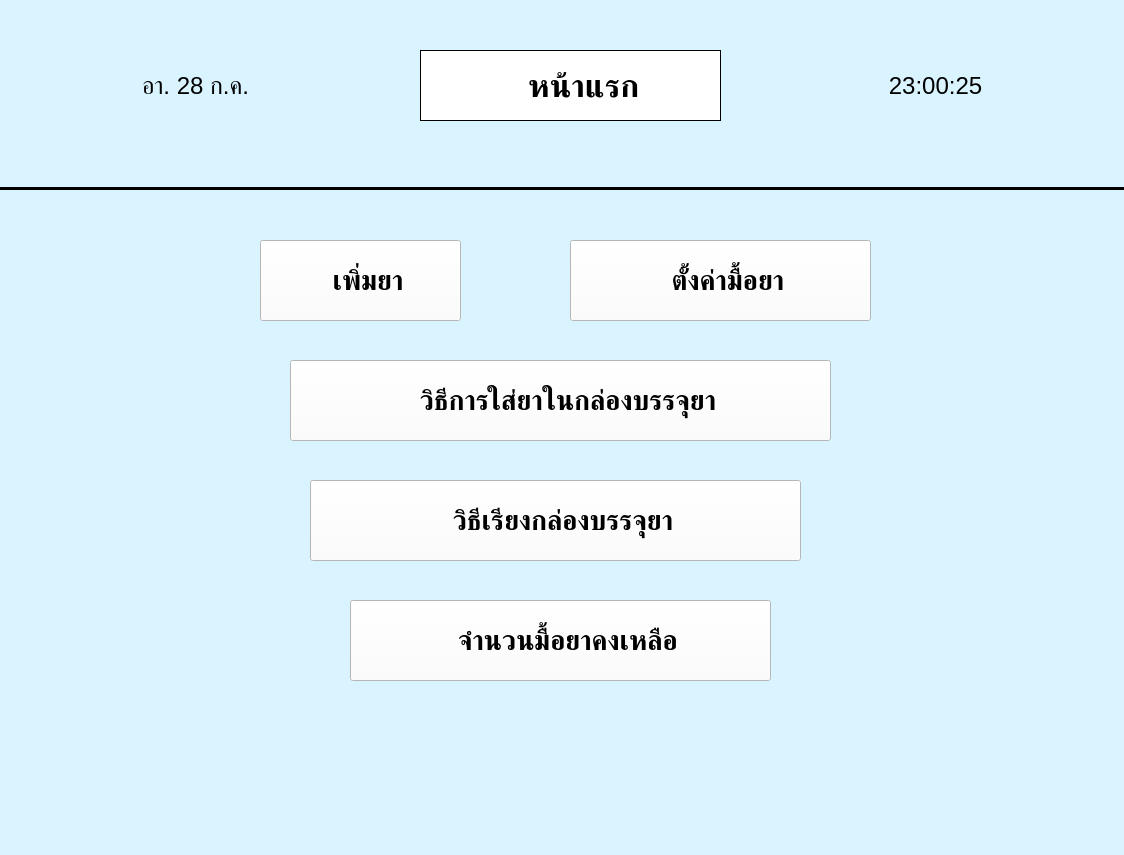
<?xml version="1.0" encoding="UTF-8"?>
<ui version="4.0">
 <class>Medicine_App</class>
 <widget class="QMainWindow" name="Medicine_App">
  <property name="enabled">
   <bool>true</bool>
  </property>
  <property name="geometry">
   <rect>
    <x>0</x>
    <y>0</y>
    <width>1124</width>
    <height>855</height>
   </rect>
  </property>
  <property name="windowTitle">
   <string>หน้าแรก</string>
  </property>
  <property name="windowIcon">
   <iconset resource="../Resources/resources.qrc">
    <normaloff>:/icons/home_icon.png</normaloff>:/icons/home_icon.png</iconset>
  </property>
  <property name="styleSheet">
   <string notr="true">background-color: rgb(217, 244, 255)</string>
  </property>
  <property name="iconSize">
   <size>
    <width>40</width>
    <height>40</height>
   </size>
  </property>
  <widget class="QWidget" name="Home_Page">
   <widget class="QPushButton" name="addDrug_pushButton">
    <property name="geometry">
     <rect>
      <x>260</x>
      <y>240</y>
      <width>201</width>
      <height>81</height>
     </rect>
    </property>
    <property name="font">
     <font>
      <pointsize>20</pointsize>
      <weight>75</weight>
      <bold>true</bold>
     </font>
    </property>
    <property name="styleSheet">
     <string notr="true">background-color: rgb(255, 255, 255);
border-color: rgb(0, 0, 0);</string>
    </property>
    <property name="text">
     <string>  เพิ่มยา</string>
    </property>
    <property name="icon">
     <iconset resource="../Resources/resources.qrc">
      <normaloff>:/icons/drug_icon.png</normaloff>:/icons/drug_icon.png</iconset>
    </property>
    <property name="iconSize">
     <size>
      <width>40</width>
      <height>40</height>
     </size>
    </property>
    <property name="autoDefault">
     <bool>false</bool>
    </property>
    <property name="default">
     <bool>false</bool>
    </property>
    <property name="flat">
     <bool>false</bool>
    </property>
   </widget>
   <widget class="QLabel" name="home_label">
    <property name="geometry">
     <rect>
      <x>420</x>
      <y>50</y>
      <width>301</width>
      <height>71</height>
     </rect>
    </property>
    <property name="font">
     <font>
      <pointsize>24</pointsize>
      <weight>75</weight>
      <bold>true</bold>
     </font>
    </property>
    <property name="styleSheet">
     <string notr="true">background-color: rgb(255, 255, 255);</string>
    </property>
    <property name="frameShape">
     <enum>QFrame::Box</enum>
    </property>
    <property name="lineWidth">
     <number>1</number>
    </property>
    <property name="text">
     <string>   หน้าแรก</string>
    </property>
    <property name="textFormat">
     <enum>Qt::AutoText</enum>
    </property>
    <property name="scaledContents">
     <bool>false</bool>
    </property>
    <property name="alignment">
     <set>Qt::AlignCenter</set>
    </property>
    <property name="wordWrap">
     <bool>true</bool>
    </property>
   </widget>
   <widget class="Line" name="line">
    <property name="geometry">
     <rect>
      <x>-20</x>
      <y>180</y>
      <width>1201</width>
      <height>16</height>
     </rect>
    </property>
    <property name="frameShadow">
     <enum>QFrame::Plain</enum>
    </property>
    <property name="lineWidth">
     <number>3</number>
    </property>
    <property name="orientation">
     <enum>Qt::Horizontal</enum>
    </property>
   </widget>
   <widget class="QPushButton" name="setting_pushButton">
    <property name="geometry">
     <rect>
      <x>570</x>
      <y>240</y>
      <width>301</width>
      <height>81</height>
     </rect>
    </property>
    <property name="font">
     <font>
      <pointsize>20</pointsize>
      <weight>75</weight>
      <bold>true</bold>
     </font>
    </property>
    <property name="styleSheet">
     <string notr="true">background-color: rgb(255, 255, 255);
border-color: rgb(0, 0, 0);</string>
    </property>
    <property name="text">
     <string>  ตั้งค่ามื้อยา</string>
    </property>
    <property name="icon">
     <iconset resource="../Resources/resources.qrc">
      <normaloff>:/icons/setting_icon.png</normaloff>:/icons/setting_icon.png</iconset>
    </property>
    <property name="iconSize">
     <size>
      <width>40</width>
      <height>40</height>
     </size>
    </property>
    <property name="autoDefault">
     <bool>false</bool>
    </property>
    <property name="default">
     <bool>false</bool>
    </property>
    <property name="flat">
     <bool>false</bool>
    </property>
   </widget>
   <widget class="QPushButton" name="putDrug_pushButton">
    <property name="geometry">
     <rect>
      <x>290</x>
      <y>360</y>
      <width>541</width>
      <height>81</height>
     </rect>
    </property>
    <property name="font">
     <font>
      <pointsize>20</pointsize>
      <weight>75</weight>
      <bold>true</bold>
     </font>
    </property>
    <property name="styleSheet">
     <string notr="true">background-color: rgb(255, 255, 255);
border-color: rgb(0, 0, 0);</string>
    </property>
    <property name="text">
     <string>  วิธีการใส่ยาในกล่องบรรจุยา</string>
    </property>
    <property name="icon">
     <iconset resource="../Resources/resources.qrc">
      <normaloff>:/icons/istockphoto-1263011147-170667a.jpg</normaloff>:/icons/istockphoto-1263011147-170667a.jpg</iconset>
    </property>
    <property name="iconSize">
     <size>
      <width>50</width>
      <height>50</height>
     </size>
    </property>
    <property name="autoDefault">
     <bool>false</bool>
    </property>
    <property name="default">
     <bool>false</bool>
    </property>
    <property name="flat">
     <bool>false</bool>
    </property>
   </widget>
   <widget class="QPushButton" name="alignment_pushButton">
    <property name="geometry">
     <rect>
      <x>310</x>
      <y>480</y>
      <width>491</width>
      <height>81</height>
     </rect>
    </property>
    <property name="font">
     <font>
      <pointsize>20</pointsize>
      <weight>75</weight>
      <bold>true</bold>
     </font>
    </property>
    <property name="styleSheet">
     <string notr="true">background-color: rgb(255, 255, 255);
border-color: rgb(0, 0, 0);</string>
    </property>
    <property name="text">
     <string>  วิธีเรียงกล่องบรรจุยา</string>
    </property>
    <property name="icon">
     <iconset resource="../Resources/resources.qrc">
      <normaloff>:/icons/Industry-Rack-icon.png</normaloff>:/icons/Industry-Rack-icon.png</iconset>
    </property>
    <property name="iconSize">
     <size>
      <width>50</width>
      <height>50</height>
     </size>
    </property>
    <property name="autoDefault">
     <bool>false</bool>
    </property>
    <property name="default">
     <bool>false</bool>
    </property>
    <property name="flat">
     <bool>false</bool>
    </property>
   </widget>
   <widget class="QPushButton" name="drugLeft_pushButton">
    <property name="geometry">
     <rect>
      <x>350</x>
      <y>600</y>
      <width>421</width>
      <height>81</height>
     </rect>
    </property>
    <property name="font">
     <font>
      <pointsize>20</pointsize>
      <weight>75</weight>
      <bold>true</bold>
     </font>
    </property>
    <property name="styleSheet">
     <string notr="true">background-color: rgb(255, 255, 255);
border-color: rgb(0, 0, 0);</string>
    </property>
    <property name="text">
     <string>  จำนวนมื้อยาคงเหลือ</string>
    </property>
    <property name="icon">
     <iconset resource="../Resources/resources.qrc">
      <normaloff>:/icons/table_icon.png</normaloff>:/icons/table_icon.png</iconset>
    </property>
    <property name="iconSize">
     <size>
      <width>50</width>
      <height>50</height>
     </size>
    </property>
    <property name="autoDefault">
     <bool>false</bool>
    </property>
    <property name="default">
     <bool>false</bool>
    </property>
    <property name="flat">
     <bool>false</bool>
    </property>
   </widget>
   <widget class="QLabel" name="label_2">
    <property name="geometry">
     <rect>
      <x>450</x>
      <y>70</y>
      <width>41</width>
      <height>41</height>
     </rect>
    </property>
    <property name="font">
     <font>
      <pointsize>24</pointsize>
      <weight>75</weight>
      <bold>true</bold>
     </font>
    </property>
    <property name="styleSheet">
     <string notr="true">background-color: rgb(255, 255, 255);</string>
    </property>
    <property name="frameShape">
     <enum>QFrame::NoFrame</enum>
    </property>
    <property name="lineWidth">
     <number>1</number>
    </property>
    <property name="text">
     <string/>
    </property>
    <property name="textFormat">
     <enum>Qt::AutoText</enum>
    </property>
    <property name="pixmap">
     <pixmap resource="../Resources/resources.qrc">:/icons/home_icon.png</pixmap>
    </property>
    <property name="scaledContents">
     <bool>true</bool>
    </property>
    <property name="alignment">
     <set>Qt::AlignCenter</set>
    </property>
    <property name="wordWrap">
     <bool>true</bool>
    </property>
   </widget>
   <widget class="QLabel" name="label">
    <property name="geometry">
     <rect>
      <x>820</x>
      <y>60</y>
      <width>231</width>
      <height>51</height>
     </rect>
    </property>
    <property name="font">
     <font>
      <pointsize>18</pointsize>
     </font>
    </property>
    <property name="text">
     <string>23:00:25</string>
    </property>
    <property name="alignment">
     <set>Qt::AlignCenter</set>
    </property>
   </widget>
   <widget class="QLabel" name="label_3">
    <property name="geometry">
     <rect>
      <x>80</x>
      <y>60</y>
      <width>231</width>
      <height>51</height>
     </rect>
    </property>
    <property name="font">
     <font>
      <pointsize>18</pointsize>
     </font>
    </property>
    <property name="styleSheet">
     <string notr="true"/>
    </property>
    <property name="text">
     <string>อา. 28 ก.ค.</string>
    </property>
    <property name="alignment">
     <set>Qt::AlignCenter</set>
    </property>
   </widget>
  </widget>
 </widget>
 <resources>
  <include location="../Resources/resources.qrc"/>
 </resources>
 <connections/>
</ui>
